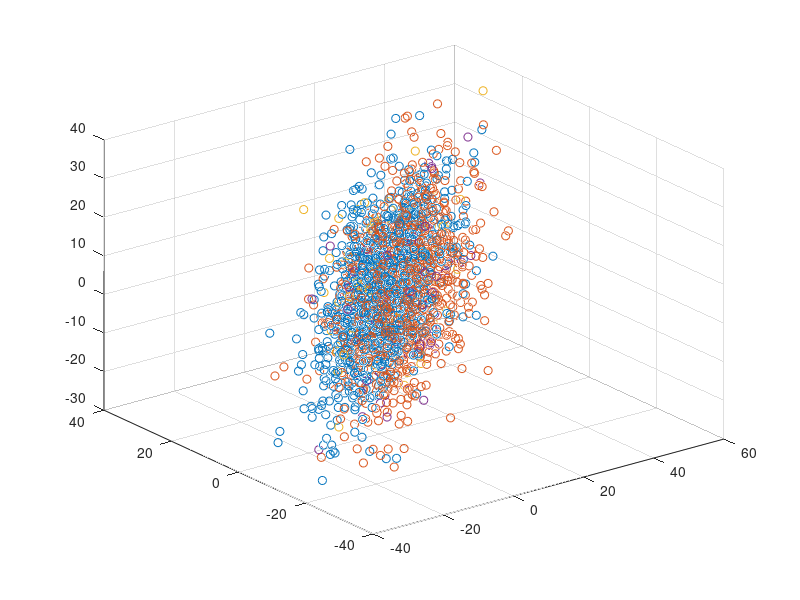

Here is the MATLAB script that generated this plot:
datax = load('mperf_X_train.tsv');
X = datax(:,1);
Y = datax(:,2);
Z = datax(:,3);
datay = load('mperf_y_train.tsv');
figure;
ind = find(datay==1);
scatter3(X(ind),Y(ind),Z(ind),[],'b.');
hold on;
ind = find(datay==-1);
scatter3(X(ind),Y(ind),Z(ind),[],'r.');

datax = load('mperf_X_test.tsv');
X = datax(:,1);
Y = datax(:,2);
Z = datax(:,3);
datay = load('mperf_y_test.tsv');
ind = find(datay==1);
scatter3(X(ind),Y(ind),Z(ind),[],'g.');
hold on;
ind = find(datay==-1);
scatter3(X(ind),Y(ind),Z(ind),[],'y.');
